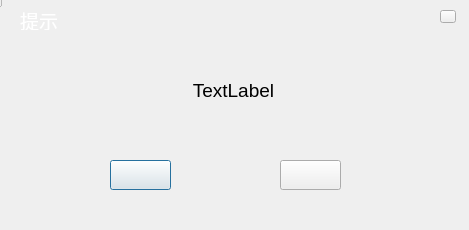
<?xml version="1.0" encoding="UTF-8"?>
<ui version="4.0">
 <class>MyDialog</class>
 <widget class="QDialog" name="MyDialog">
  <property name="geometry">
   <rect>
    <x>0</x>
    <y>0</y>
    <width>469</width>
    <height>230</height>
   </rect>
  </property>
  <property name="sizePolicy">
   <sizepolicy hsizetype="Preferred" vsizetype="Preferred">
    <horstretch>0</horstretch>
    <verstretch>0</verstretch>
   </sizepolicy>
  </property>
  <property name="font">
   <font>
    <pointsize>14</pointsize>
   </font>
  </property>
  <property name="windowTitle">
   <string>Dialog</string>
  </property>
  <widget class="QFrame" name="title_bar">
   <property name="geometry">
    <rect>
     <x>-8</x>
     <y>-3</y>
     <width>10</width>
     <height>10</height>
    </rect>
   </property>
   <property name="frameShape">
    <enum>QFrame::StyledPanel</enum>
   </property>
   <property name="frameShadow">
    <enum>QFrame::Raised</enum>
   </property>
  </widget>
  <widget class="QLabel" name="Textlabel">
   <property name="geometry">
    <rect>
     <x>13</x>
     <y>50</y>
     <width>441</width>
     <height>81</height>
    </rect>
   </property>
   <property name="font">
    <font>
     <pointsize>14</pointsize>
    </font>
   </property>
   <property name="text">
    <string>TextLabel</string>
   </property>
   <property name="alignment">
    <set>Qt::AlignCenter</set>
   </property>
  </widget>
  <widget class="QPushButton" name="OKpushButton">
   <property name="geometry">
    <rect>
     <x>110</x>
     <y>160</y>
     <width>61</width>
     <height>30</height>
    </rect>
   </property>
   <property name="styleSheet">
    <string notr="true"/>
   </property>
   <property name="text">
    <string/>
   </property>
  </widget>
  <widget class="QPushButton" name="CancelpushButton">
   <property name="geometry">
    <rect>
     <x>280</x>
     <y>160</y>
     <width>61</width>
     <height>30</height>
    </rect>
   </property>
   <property name="styleSheet">
    <string notr="true">color: rgb(255, 255, 255);</string>
   </property>
   <property name="text">
    <string/>
   </property>
  </widget>
  <widget class="QPushButton" name="btnClose">
   <property name="geometry">
    <rect>
     <x>440</x>
     <y>10</y>
     <width>16</width>
     <height>13</height>
    </rect>
   </property>
   <property name="styleSheet">
    <string notr="true">border-image: url(:/image1/x.png);</string>
   </property>
   <property name="text">
    <string/>
   </property>
  </widget>
  <widget class="QLabel" name="label_title">
   <property name="geometry">
    <rect>
     <x>20</x>
     <y>10</y>
     <width>141</width>
     <height>20</height>
    </rect>
   </property>
   <property name="styleSheet">
    <string notr="true">color: rgb(255, 255, 255);</string>
   </property>
   <property name="text">
    <string>提示</string>
   </property>
  </widget>
 </widget>
 <resources/>
 <connections/>
</ui>
